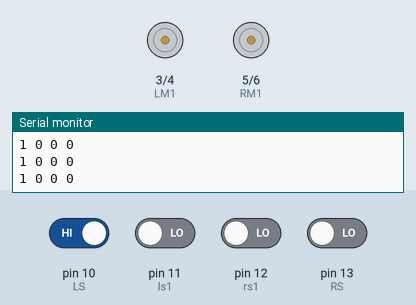
This sketch was run on a simulated Arduino Uno, built with avr-gcc and run on an emulated ATmega328P. On the bench: motor-driver pin pairs drawn as motors (green arrow = first pin HIGH = forward, orange = second pin HIGH = backward, longer = more drive), the last lines printed to the serial monitor. The inputs (shaded band) are chosen by the test bench; at power-on: pin 10 (LS) HIGH, pin 11 (ls1), pin 12 (rs1), pin 13 (RS) LOW.

Above: at 1.2 s.
1.3 s: pin 11 (ls1) driven HIGH and pin 12 (rs1) driven HIGH
At 2.5 s:
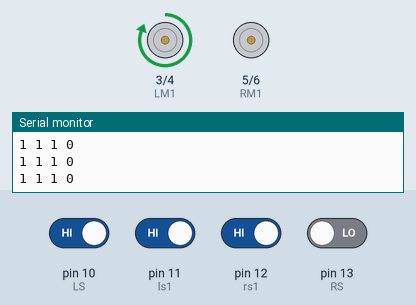
2.8 s: pin 13 (RS) driven HIGH
At 4.0 s:
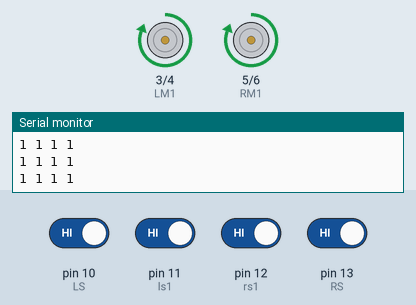
4.3 s: pin 10 (LS) driven LOW
At 5.3 s:
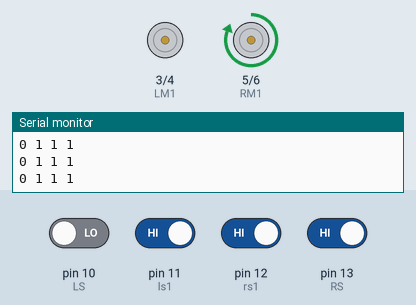
5.8 s: pin 10 (LS) driven HIGH
At 6.7 s:
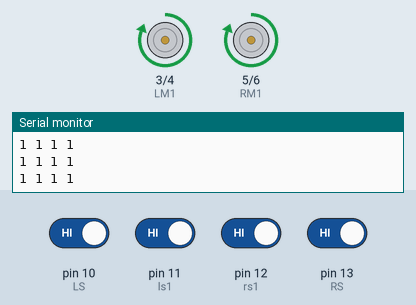
7.3 s: pin 13 (RS) driven LOW
At 8.0 s:
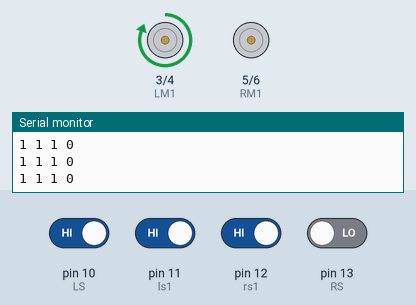
Timing chart, 0 to 9.8 s (numbered marks = the images above; inputs shaded):
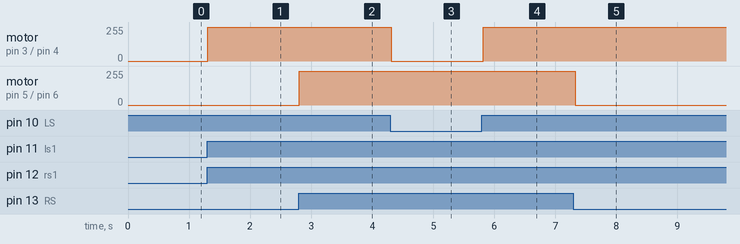

Measured:
- after the input at 1.3 s, motor on pin 3 (LM1) / pin 4 (LM2): stopped → forward 255/255 at once
- after the input at 2.8 s, motor on pin 5 (RM1) / pin 6 (RM2): stopped → forward 255/255 at once
- after the input at 4.3 s, motor on pin 3 (LM1) / pin 4 (LM2): forward 255/255 → stopped at once
- after the input at 5.8 s, motor on pin 3 (LM1) / pin 4 (LM2): stopped → forward 255/255 at once
- after the input at 7.3 s, motor on pin 5 (RM1) / pin 6 (RM2): forward 255/255 → stopped at once

The sketch:

sketch_sep07a.ino
```cpp
#define LS 10
#define ls1 11
#define rs1 12
#define RS 13

#define LM1 3   //c   // left motor
#define LM2 4   //d   // left motor
#define RM1 5   //a    // right motor
#define RM2 6   //b    // right motor

void setup()
{
  pinMode(LS, INPUT);
  pinMode(RS, INPUT);
  pinMode(ls1,INPUT);
  pinMode(rs1,INPUT);
  pinMode(LM1, OUTPUT);
  pinMode(LM2, OUTPUT);
  pinMode(RM1, OUTPUT);
  pinMode(RM2, OUTPUT);
   Serial.begin(9600);
}

void loop()
{
  int a=digitalRead(LS);

  int b=digitalRead(ls1);
  int c=digitalRead(rs1);
  int d=digitalRead(RS);

  Serial.print(a);
  Serial.print(" ");

  Serial.print(b);
  Serial.print(" " );

  Serial.print(c);
  Serial.print(" ");

  Serial.print(d);
  Serial.println();  delay(100);

  if((digitalRead(rs1)) && (digitalRead(ls1)))     // Move Forward
  {
    digitalWrite(LM1, HIGH);
    digitalWrite(LM2, LOW);
    digitalWrite(RM1, HIGH);
    digitalWrite(RM2, LOW);
  }

  if(!(digitalRead(LS)) && digitalRead(ls1) && digitalRead(rs1) && digitalRead(RS))     // Turn right
  {
    digitalWrite(LM1, LOW);
    digitalWrite(LM2, LOW);
    digitalWrite(RM1, HIGH);
    digitalWrite(RM2, LOW);
  }

  if(digitalRead(LS) && digitalRead(rs1) && digitalRead(ls1) && !(digitalRead(RS)))     // turn left
  {
    digitalWrite(LM1, HIGH);
    digitalWrite(LM2, LOW);
    digitalWrite(RM1, LOW);
    digitalWrite(RM2, LOW);
  }

  if(!(digitalRead(LS)) && !(digitalRead(RS)))     // stop
  {
    digitalWrite(LM1, LOW);
    digitalWrite(LM2, LOW);
    digitalWrite(RM1, LOW);
    digitalWrite(RM2, LOW);
  }
}
```
